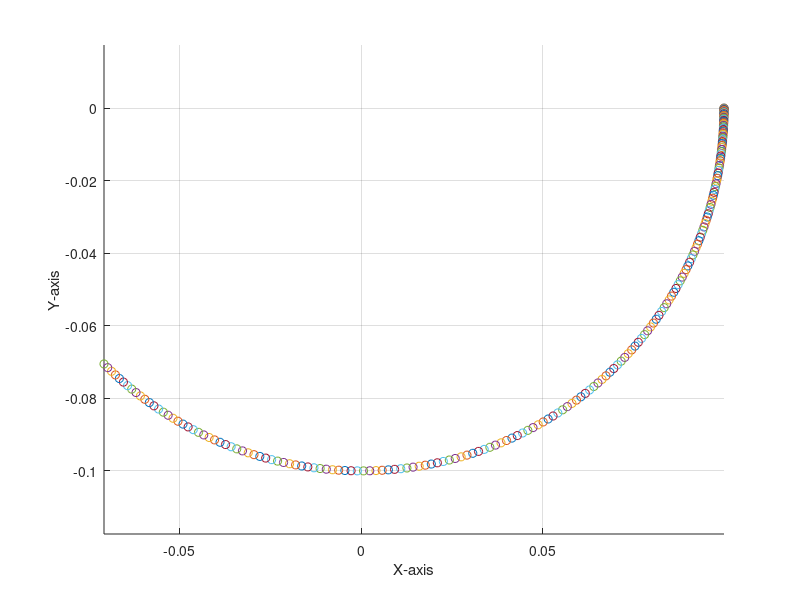

Write the MATLAB code that produced this figure.
g=9.806;
tht = 0;
omega = 0;
l=0.1;
delT = 10^-3;
figure()
axis equal
hold on
grid on
xlabel('X-axis')
ylabel('Y-axis')
for t=0:delT:0.2
    alpha = 3*g*cos(tht)/(2*l);
    omega = omega + alpha*delT;
    tht = tht + omega*delT;
    x =l*cos(tht);
    y = -l*sin(tht);
    plot(x,y,'o')
end

